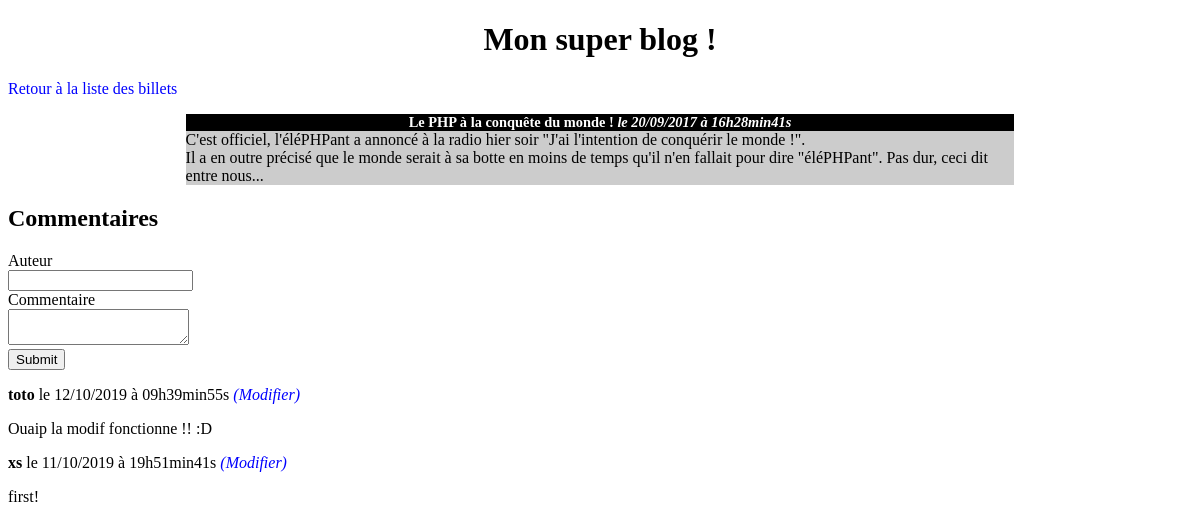
Page /index.php?action=post&id=2 on the committed database.
### tables this page shows
CREATE TABLE IF NOT EXISTS `posts` (
  `id` int(11) NOT NULL AUTO_INCREMENT,
  `title` varchar(255) NOT NULL,
  `content` text NOT NULL,
  `creation_date` datetime NOT NULL,
  PRIMARY KEY (`id`)
);

CREATE TABLE IF NOT EXISTS `comments` (
  `id` int(2) NOT NULL AUTO_INCREMENT,
  `post_id` int(2) NOT NULL,
  `author` varchar(10) NOT NULL,
  `comment` text NOT NULL,
  `comment_date` datetime(6) NOT NULL,
  PRIMARY KEY (`id`),
  KEY `post_id` (`post_id`)
);

### controller/frontend.php (called while the page is built, shortened)
<?php
require_once('model/PostManager.php');
require_once('model/CommentManager.php');
function post()
{
    $postManager = new \OpenClassrooms\Blog\Model\PostManager();
    $commentManager = new \OpenClassrooms\Blog\Model\CommentManager();
    $post = $postManager->getPost($_GET['id']);
    $comments = $commentManager->getComments($_GET['id']);
    require('view/postView.php');
}

### model/PostManager.php (called while the page is built, shortened)
<?php
class PostManager extends Manager
{
    public function getPost($postId)
    {
        $db = $this->dbConnect();
        $req = $db->prepare('SELECT id, title, content, DATE_FORMAT(creation_date, \'%d/%m/%Y à %Hh%imin%ss\') AS creation_date_fr FROM posts WHERE id = ?');
        $req->execute(array($postId));
        $post = $req->fetch();
        return $post;
    }
}

### model/CommentManager.php (called while the page is built, shortened)
<?php
class CommentManager extends Manager
{
    public function getComments($postId)
    {
        $db = $this->dbConnect();
        $comments = $db->prepare('SELECT id, author, comment, DATE_FORMAT(comment_date, \'%d/%m/%Y à %Hh%imin%ss\') AS comment_date_fr FROM comments WHERE post_id = ? ORDER BY comment_date DESC');
        $comments->execute(array($postId));
        return $comments;
    }
}

### view/postView.php (the view, shortened to what this page needs)
<h1>Mon super blog !</h1>
<p><a href="index.php">Retour à la liste des billets</a></p>
<div class="news">
    <h3>
        <?= htmlspecialchars($post['title']) ?>
        <em>le <?= $post['creation_date_fr'] ?></em>
    </h3>
    <p>
        <?= nl2br(htmlspecialchars($post['content'])) ?>
    </p>
</div>
<h2>Commentaires</h2>
<form action="index.php?action=addComment&amp;id=<?= $post['id'] ?>" method="post">
    <div>
        <label for="author">Auteur</label><br />
        <input type="text" id="author" name="author" />
    </div>
    <div>
        <label for="comment">Commentaire</label><br />
        <textarea id="comment" name="comment"></textarea>
    </div>
    <div>
        <input type="submit" />
    </div>
</form>
<?php
while ($comment = $comments->fetch())
{
    ?>
    <p><strong><?= htmlspecialchars($comment['author']) ?></strong> le <?= $comment['comment_date_fr'] ?><em><a href="index.php?action=comment&amp;id=<?= $comment['id'] ?>"> (Modifier)</a></em></p>
    <p><?= nl2br(htmlspecialchars($comment['comment'])) ?></p>
    <?php
}
?>
<?php $content = ob_get_clean(); ?>
<?php require('template.php'); ?>

### index.php (shortened to what this page needs)
<?php
require('controller/frontend.php');
try {
    if (isset($_GET['action'])) {
        if ($_GET['action'] == 'listPosts') {
            listPosts();
        }
        elseif ($_GET['action'] == 'post') {
            if (isset($_GET['id']) && $_GET['id'] > 0) {
                post();
            }
            else {
                throw new Exception('Aucun identifiant de billet envoyé');
            }
        }
    }
    else {
        listPosts();
    }
}
catch(Exception $e) {
    echo 'Erreur : ' . $e->getMessage();
}

### view/template.php (shortened to what this page needs)
<!DOCTYPE html>
<html>
    <head>
        <link href="public/css/style.css" rel="stylesheet" />
    </head>
    <body>
            <?= $content ?>
    </body>
</html>

### public/css/style.css (style rules this page uses)
h1, h3 { text-align:center; }
h3 { background-color:black; color:white; font-size:0.9em; margin-bottom:0px; }
.news p { background-color:#CCCCCC; margin-top:0px; }
.news { width:70%; margin:auto; }
a { text-decoration: none; color: blue; }

### rows in the picture
posts: title "Le PHP à la conquête du monde !", content "C'est officiel, l'éléPHPant a annoncé à la radio hier soir \"J'ai l'intention de conquérir le monde !\". Il a en outre précisé que le monde serait à sa botte en moins de temps qu'il n'en fallait pour dire \"éléPHPant\". Pas dur, ceci dit entre nous..."
comments: author "toto", comment_date_fr "12/10/2019 à 09h39min55s", comment "Ouaip la modif fonctionne !! :D"
comments: author "xs", comment_date_fr "11/10/2019 à 19h51min41s", comment "first!"

### other values in the picture
$post['creation_date_fr'] "20/09/2017 à 16h28min41s"
